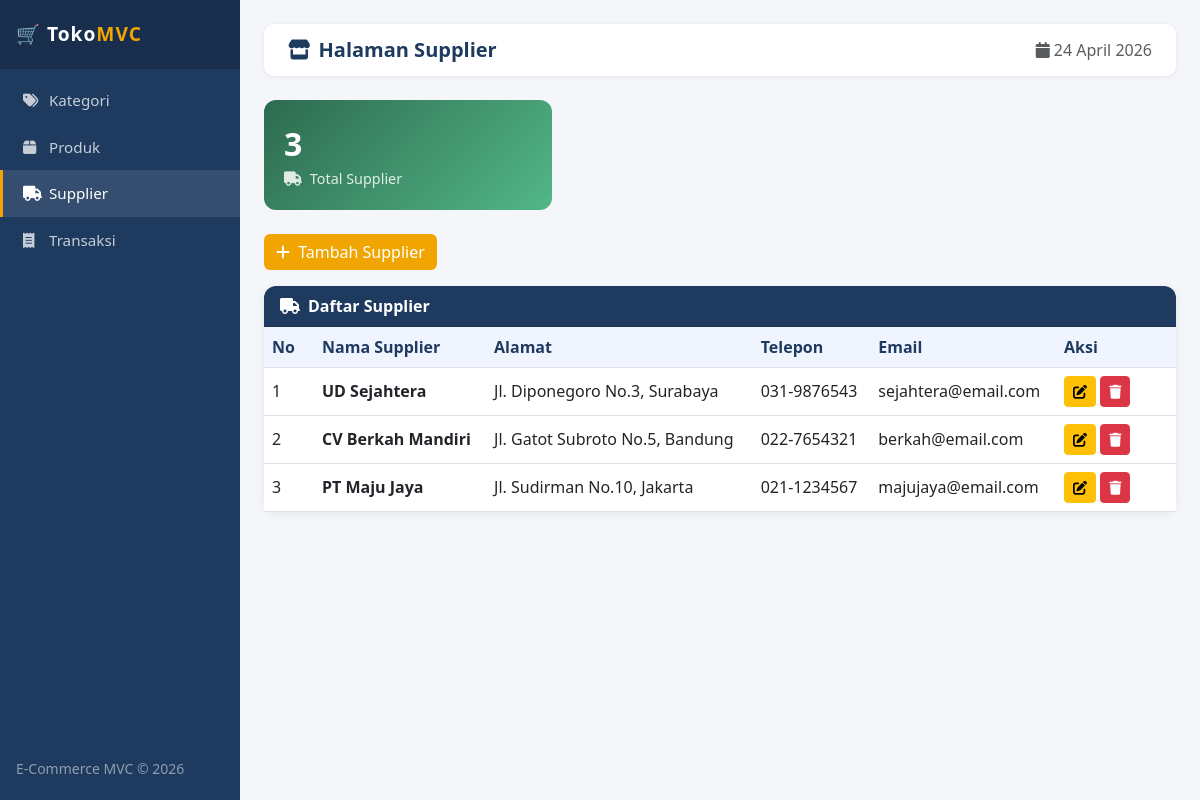
/?page=supplier, run on the app's committed database.
### tables this page shows
CREATE TABLE IF NOT EXISTS supplier (
    id INT AUTO_INCREMENT PRIMARY KEY,
    nama_supplier VARCHAR(100) NOT NULL,
    alamat TEXT,
    telepon VARCHAR(20),
    email VARCHAR(100),
    created_at TIMESTAMP DEFAULT CURRENT_TIMESTAMP
);

### controllers/SupplierController.php (called while the page is built, shortened)
<?php
require_once __DIR__ . '/../models/Supplier.php';
class SupplierController {
    private $model;
    public function __construct() {
        $this->model = new Supplier();
    }
    public function index() {
        $message = '';
        $data = [
            'title'    => 'Halaman Supplier',
            'supplier' => $this->model->getAll(),
            'total'    => $this->model->count(),
            'message'  => $message,
        ];
        require_once __DIR__ . '/../views/supplier/index.php';
    }
}
?>

### index.php (called while the page is built, shortened)
<?php
$controller = new $ctrl['class']();
$controller->index();
?>

### config/database.php (called while the page is built, shortened)
<?php
class Database {
    private static $instance = null;
    private $conn;
    private function __construct() {
        $this->conn = new mysqli(DB_HOST, DB_USER, DB_PASS, DB_NAME);
        $this->conn->set_charset("utf8");
    }
    public static function getInstance() {
        if (self::$instance === null) {
            self::$instance = new Database();
        }
        return self::$instance;
    }
    public function getConnection() {
        return $this->conn;
    }
}
?>

### models/Supplier.php (called while the page is built, shortened)
<?php
require_once __DIR__ . '/../config/database.php';
class Supplier {
    private $db;
    private $table = 'supplier';
    public function __construct() {
        $this->db = Database::getInstance()->getConnection();
    }
    public function getAll() {
        $sql = "SELECT * FROM {$this->table} ORDER BY id DESC";
        $result = $this->db->query($sql);
        return $result->fetch_all(MYSQLI_ASSOC);
    }
    public function count() {
        $result = $this->db->query("SELECT COUNT(*) as total FROM {$this->table}");
        return $result->fetch_assoc()['total'];
    }
}
?>

### views/supplier/index.php (the view, shortened to what this page needs)
<?php require_once __DIR__ . '/../layout/header.php'; ?>
<div class="row mb-4">
    <div class="col-md-4">
        <div class="stat-card" style="background: linear-gradient(135deg,#2d6a4f,#52b788)">
            <div class="number"><?= $data['total'] ?></div>
            <div class="label"><i class="fas fa-truck me-1"></i> Total Supplier</div>
        </div>
    </div>
</div>
<div class="mb-3">
    <button class="btn btn-accent" data-bs-toggle="modal" data-bs-target="#modalTambah">
        <i class="fas fa-plus me-1"></i> Tambah Supplier
    </button>
</div>
<div class="card">
    <div class="card-header"><i class="fas fa-truck me-2"></i>Daftar Supplier</div>
    <div class="card-body p-0">
        <table class="table table-hover mb-0">
            <thead>
                <tr>
                    <th width="50">No</th>
                    <th>Nama Supplier</th>
                    <th>Alamat</th>
                    <th>Telepon</th>
                    <th>Email</th>
                    <th width="120">Aksi</th>
                </tr>
            </thead>
            <tbody>
                <?php if (empty($data['supplier'])): ?>
                    <tr><td colspan="6" class="text-center text-muted py-4">Belum ada data supplier</td></tr>
                <?php else: ?>
                    <?php foreach ($data['supplier'] as $i => $s): ?>
                    <tr>
                        <td><?= $i + 1 ?></td>
                        <td><strong><?= htmlspecialchars($s['nama_supplier']) ?></strong></td>
                        <td><?= htmlspecialchars($s['alamat']) ?></td>
                        <td><?= htmlspecialchars($s['telepon']) ?></td>
                        <td><?= htmlspecialchars($s['email']) ?></td>
                        <td>
                            <button class="btn btn-sm btn-warning"
                                onclick="editSupplier(<?= $s['id'] ?>, '<?= addslashes($s['nama_supplier']) ?>', '<?= addslashes($s['alamat']) ?>', '<?= addslashes($s['telepon']) ?>', '<?= addslashes($s['email']) ?>')">
                                <i class="fas fa-edit"></i>
                            </button>
                            <form method="POST" style="display:inline" onsubmit="return confirm('Yakin hapus?')">
                                <button class="btn btn-sm btn-danger"><i class="fas fa-trash"></i></button>
                            </form>
                        </td>
                    </tr>
                    <?php endforeach; ?>
                <?php endif; ?>
            </tbody>
        </table>
    </div>
</div>
<?php require_once __DIR__ . '/../layout/footer.php'; ?>

### views/layout/header.php (style rules this page uses)
:root { --sidebar-w: 240px; --primary: #1e3a5f; --accent: #f0a500; }
body { background: #f4f6fa; font-family: 'Segoe UI', sans-serif; }
.card { border: none; border-radius: 12px; box-shadow: 0 2px 8px rgba(0,0,0,.07); }
.card-header { background: var(--primary); color: #fff; border-radius: 12px 12px 0 0 !important; font-weight: 600; }
.stat-card { border-radius: 12px; color: #fff; padding: 20px; }
.stat-card .number { font-size: 2rem; font-weight: 700; }
.stat-card .label { opacity: .85; font-size: .9rem; }
.table th { background: #f0f4ff; color: var(--primary); font-weight: 600; }
.table td { vertical-align: middle; }
.btn-accent { background: var(--accent); color: #fff; border: none; }

### data on the page
supplier: nama_supplier "UD Sejahtera", alamat "Jl. Diponegoro No.3, Surabaya", telepon "031-9876543", email "sejahtera@email.com"
supplier: nama_supplier "CV Berkah Mandiri", alamat "Jl. Gatot Subroto No.5, Bandung", telepon "022-7654321", email "berkah@email.com"
supplier: nama_supplier "PT Maju Jaya", alamat "Jl. Sudirman No.10, Jakarta", telepon "021-1234567", email "majujaya@email.com"

### other printed values
$data['title'] "Halaman Supplier"
$data['total'] "3"
